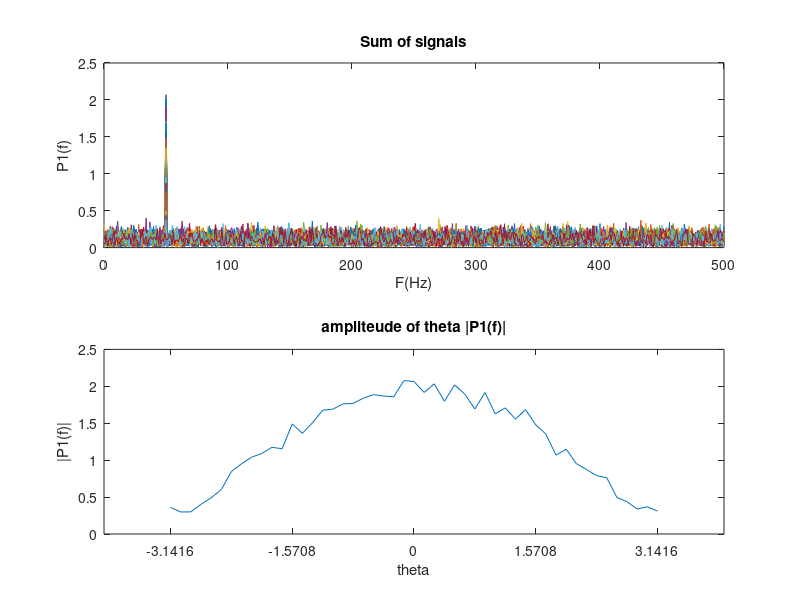

Reproduce this figure in MATLAB.
clear;
close all;
clc;
peek1 = []
peek2 = []
inexes1 = []
inexes2 = []
subplot(2,1,1);
steps = -pi:pi/24:pi;
Fs = 1000;
i = Fs;
T = 1/Fs;
L = Fs;
t = (0:L-1)*T;
for theta = steps
    S1 = sin(2*pi*50*t + 0);
    S2 = sin(2*pi*50*t + theta);
    N1 = randn(size(t));
    N2 = randn(size(t));
    X1 = S1 + N1;
    X2 = S2 + N1;

    Y = fft(X1 + X2);
    f = i*(0:(i/2))/i;
    P2 = abs(Y/i);
    P1 = 2*P2(1:floor(i/2)+1);
    [a1,b1] = max(P1);
    peek1 = [peek1 a1];
    inexes1 = [inexes1 b1];
    plot(f, P1 );
    hold on;
end
title("Sum of signals")
xlabel("F(Hz)")
ylabel("P1(f)")

subplot(2,1,2)
plot(steps, peek1)
title("ampliteude of theta |P1(f)|")
xlabel("theta")
xticks([-pi:pi/2:pi])
ylabel("|P1(f)|")

